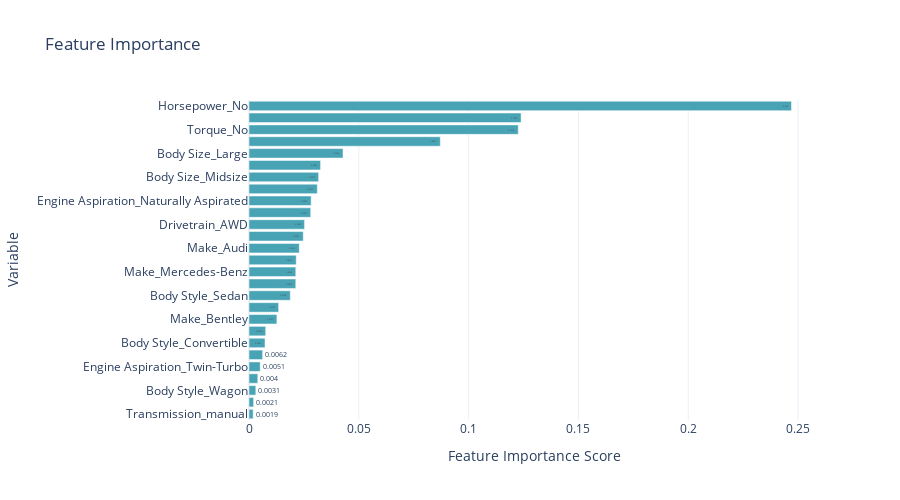

Notebook source saved alongside this figure:
### Markdown cell above
#### 8.4. Creating the Bar Graph

### Code cell
# creating our Bar chart

# Sort feature importance DataFrame by 'Feature Importance Score'
final_fi_sorted = final_fi.sort_values(by='Feature Importance Score', ascending=True)

# Create interactive bar chart with Plotly
fig = px.bar(
    final_fi_sorted,
    x='Feature Importance Score',
    y='Variable',
    orientation='h',
    title="Feature Importance",
    labels={'Feature Importance Score': 'Importance', 'Variable': 'Feature'},
    text='Feature Importance Score',
    color_discrete_sequence=['#48a3b4']  # Custom bar color
)
fig.update_layout(
    xaxis_title="Feature Importance Score",
    yaxis_title="Variable",
    template="plotly_white",
    height=500
)
# st.plotly_chart(fig, use_container_width=True)

fig.show()

### Figure 1 — Plotly figure (JSON) as saved in the notebook; plotly's stock layout.template omitted (floating-point values rounded to 4 significant figures)
{"data": [{"alignmentgroup": "True", "hovertemplate": "Importance=%{text}<br>Feature=%{y}<extra></extra>", "legendgroup": "", "marker": {"color": "#48a3b4", "pattern": {"shape": ""}}, "name": "", "offsetgroup": "", "orientation": "h", "showlegend": false, "text": [0.0019, 0.0021, 0.0031, 0.004, 0.0051, 0.0062, 0.0073, 0.0076, 0.0127, 0.0135, 0.0188, 0.0213, 0.0213, 0.0215, 0.0229, 0.0247, 0.0253, 0.0281, 0.0283, 0.0311, 0.0317, 0.0326, 0.0428, 0.0871, 0.1226, 0.1239, 0.247], "textposition": "auto", "type": "bar", "x": [0.0019, 0.0021, 0.0031, 0.004, 0.0051, 0.0062, 0.0073, 0.0076, 0.0127, 0.0135, 0.0188, 0.0213, 0.0213, 0.0215, 0.0229, 0.0247, 0.0253, 0.0281, 0.0283, 0.0311, 0.0317, 0.0326, 0.0428, 0.0871, 0.1226, 0.1239, 0.247], "xaxis": "x", "y": ["Transmission_manual", "Transmission_automatic", "Body Style_Wagon", "Engine Aspiration_Electric Motor", "Engine Aspiration_Twin-Turbo", "Make_Nissan", "Body Style_Convertible", "Body Style_Coupe", "Make_Bentley", "Make_BMW", "Body Style_Sedan", "Body Size_Compact", "Make_Mercedes-Benz", "Body Style_Pickup Truck", "Make_Audi", "Body Style_Cargo Van", "Drivetrain_AWD", "Drivetrain_4WD", "Engine Aspiration_Naturally Aspirated", "Drivetrain_RWD", "Body Size_Midsize", "Body Style_SUV", "Body Size_Large", "Engine Aspiration_Turbocharged", "Torque_No", "Make_Ford", "Horsepower_No"], "yaxis": "y"}], "layout": {"barmode": "relative", "height": 500, "legend": {"tracegroupgap": 0}, "title": {"text": "Feature Importance"}, "xaxis": {"anchor": "y", "domain": [0, 1], "title": {"text": "Feature Importance Score"}}, "yaxis": {"anchor": "x", "domain": [0, 1], "title": {"text": "Variable"}}}}
